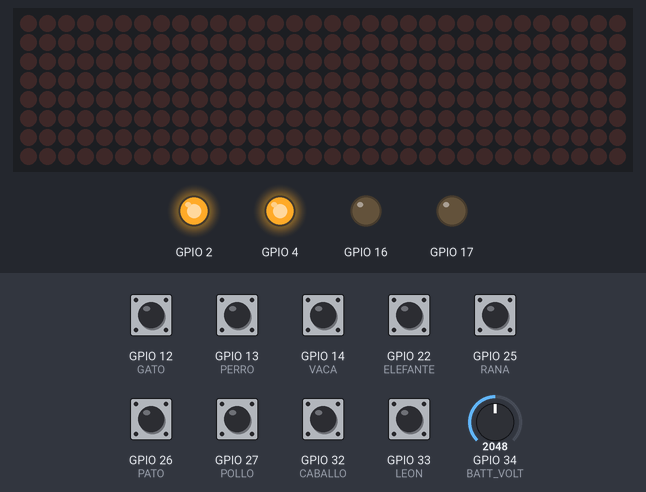
Bench run of a program on a simulated ESP32. Shown: 32×8 LED matrix, output pins drawn as LEDs (lit = HIGH). Inputs (shaded band) come from the test bench; at power-on: GPIO 12 (GATO), GPIO 13 (PERRO), GPIO 14 (VACA), GPIO 22 (ELEFANTE), GPIO 25 (RANA), GPIO 26 (PATO), GPIO 27 (POLLO), GPIO 32 (CABALLO), GPIO 33 (LEON) HIGH, GPIO 34 (BATT_VOLT) = 2048. WiFi joins after 1.5 s; servers stay silent unless stated; what the program prints to the serial monitor is not drawn.

Above: at 3.7 s.
3.8 s: GPIO 12 (GATO) pulled LOW for 0.15 s
At 4.9 s:
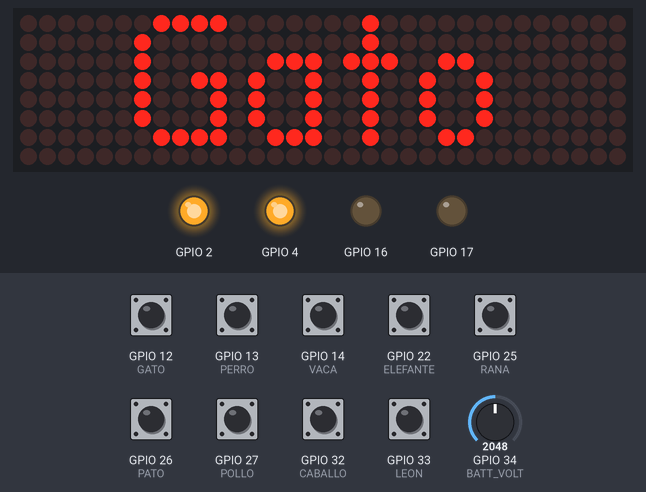
6.9 s: GPIO 22 (ELEFANTE) pulled LOW for 0.15 s
At 8.5 s:
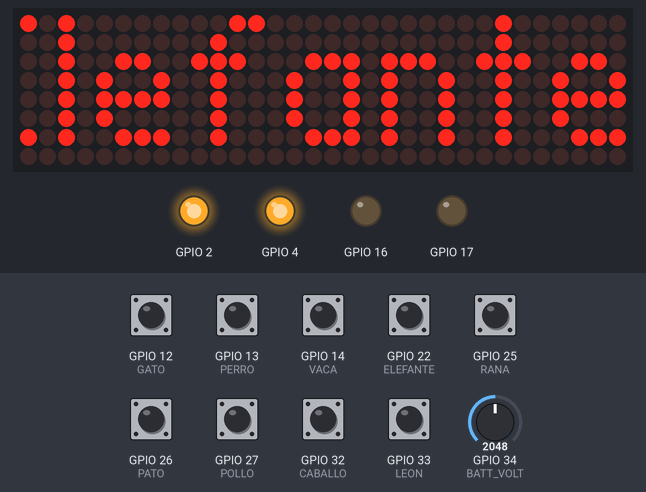
10.0 s: GPIO 13 (PERRO) pulled LOW for 0.15 s
At 11.5 s:
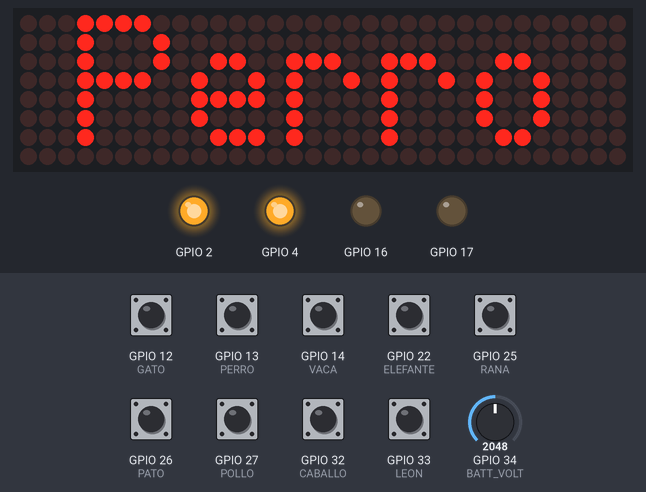
13.1 s: GPIO 14 (VACA) pulled LOW for 0.15 s
At 14.3 s:
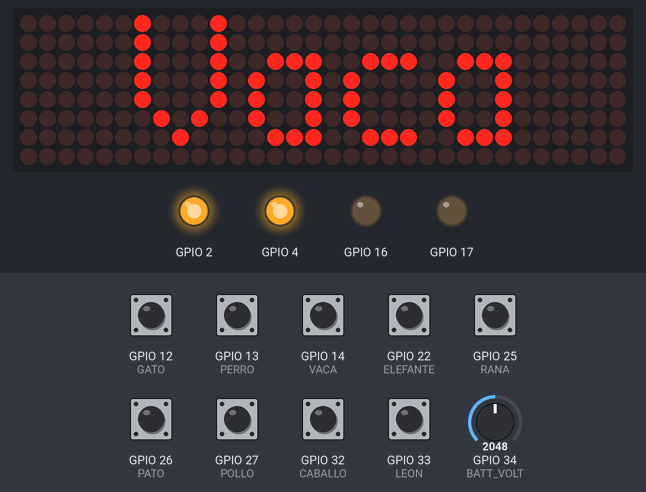
16.2 s: GPIO 25 (RANA) pulled LOW for 0.15 s
At 17.9 s:
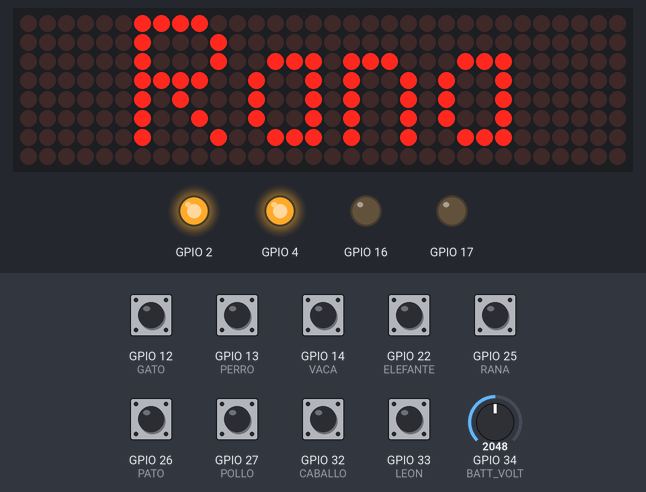
19.3 s: GPIO 26 (PATO) pulled LOW for 0.15 s
At 20.2 s:
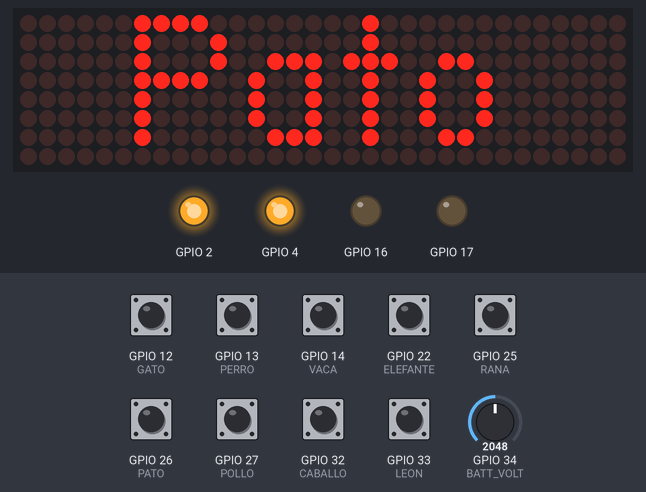
Timing chart, 0 to 22.3 s (numbered marks = the images above; inputs shaded):
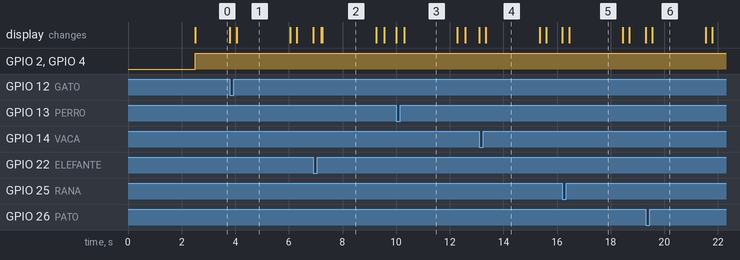

The program:

main.cpp
```cpp
#include <Arduino.h>
#include <MD_Parola.h>
#include <MD_MAX72xx.h>
#include <SPI.h>
#if defined(ESP32)
#include <WiFi.h>
#elif defined(ESP8266)
#include <ESP8266WiFi.h>
#endif
#include <ESP_Mail_Client.h>

#define WIFI_SSID "Pier iPhone SE"
#define WIFI_PASSWORD "hola1234"
#define SMTP_HOST "smtp.gmail.com"
#define SMTP_PORT 465
#define AUTHOR_EMAIL "espgameproject@gmail.com"
#define AUTHOR_PASSWORD "qwdrxnomqoqfjgvm"
#define RECIPIENT_EMAIL "bompir@hotmail.com"

#define HARDWARE_TYPE MD_MAX72XX::FC16_HW
#define MAX_DEVICES 4
#define CLK_PIN 18
#define DATA_PIN 23
#define CS_PIN 5


#define PERRO 13
#define GATO 12
#define VACA 14
#define POLLO 27
#define PATO 26
#define RANA 25
#define LEON 33
#define CABALLO 32
#define ELEFANTE 22

#define BATT_VOLT 34

/* Declare the global used SMTPSession object for SMTP transport */
SMTPSession smtp;

/* Callback function to get the Email sending status */
void smtpCallback(SMTP_Status status);

MD_Parola P = MD_Parola(HARDWARE_TYPE, CS_PIN, MAX_DEVICES);

int analog_value;
float battVoltage;


void batteryLevel()
{
  analog_value = analogRead(BATT_VOLT);
  battVoltage = analog_value * (3.3 / 4096);
  if (battVoltage >= 2.48)
  {
    digitalWrite(17, HIGH);
    digitalWrite(16, HIGH);
    digitalWrite(4, HIGH);
    digitalWrite(2, HIGH);
  }
  else if ((battVoltage >= 1.65) && (battVoltage < 2.48))
  {
    digitalWrite(17, LOW);
    digitalWrite(16, HIGH);
    digitalWrite(4, HIGH);
    digitalWrite(2, HIGH);
  }
  else if ((battVoltage >= 0.83) && (battVoltage < 1.65))
  {
    digitalWrite(17, LOW);
    digitalWrite(16, LOW);
    digitalWrite(4, HIGH);
    digitalWrite(2, HIGH);
  }
  else if (battVoltage < 0.83)
  {
    digitalWrite(17, LOW);
    digitalWrite(16, LOW);
    digitalWrite(4, LOW);
    digitalWrite(2, HIGH);
  }
}

void setup(void)
{
  Serial.begin(115200);
  Serial.println();
  WiFi.begin(WIFI_SSID, WIFI_PASSWORD);
  Serial.print("Connecting to Wi-Fi");
  while (WiFi.status() != WL_CONNECTED)
  {
    Serial.print(".");
    delay(300);
  }
  Serial.println();
  Serial.print("Connected with IP: ");
  Serial.println(WiFi.localIP());
  Serial.println();

  /*  Set the network reconnection option */
  MailClient.networkReconnect(true);

  /** Enable the debug via Serial port
   * 0 for no debugging
   * 1 for basic level debugging
   *
   * Debug port can be changed via ESP_MAIL_DEFAULT_DEBUG_PORT in ESP_Mail_FS.h
   */
  smtp.debug(1);

  /* Set the callback function to get the sending results */
  //smtp.callback(smtpCallback);

  /* Declare the Session_Config for user defined session credentials */
  Session_Config config;

  /* Set the session config */
  config.server.host_name = SMTP_HOST;
  config.server.port = SMTP_PORT;
  config.login.email = AUTHOR_EMAIL;
  config.login.password = AUTHOR_PASSWORD;
  config.login.user_domain = "";

  /*
  Set the NTP config time
  For times east of the Prime Meridian use 0-12
  For times west of the Prime Meridian add 12 to the offset.
  Ex. American/Denver GMT would be -6. 6 + 12 = 18
  See https://en.wikipedia.org/wiki/Time_zone for a list of the GMT/UTC timezone offsets
  */
  config.time.ntp_server = F("pool.ntp.org,time.nist.gov");
  config.time.gmt_offset = 3;
  config.time.day_light_offset = 0;

  /* Declare the message class */
  SMTP_Message message;

  /* Set the message headers */
  message.sender.name = F("ESP32_Project");
  message.sender.email = AUTHOR_EMAIL;
  message.subject = F("Device Boot-Up Notification");
  message.addRecipient(F("Everyone"), RECIPIENT_EMAIL);

  // Send raw text message
  String textMsg = "Hello World! - Sent from ESP board";
  message.text.content = textMsg.c_str();
  message.text.charSet = "us-ascii";
  message.text.transfer_encoding = Content_Transfer_Encoding::enc_7bit;

  message.priority = esp_mail_smtp_priority::esp_mail_smtp_priority_low;
  message.response.notify = esp_mail_smtp_notify_success | esp_mail_smtp_notify_failure | esp_mail_smtp_notify_delay;

  /* Connect to the server */
  if (!smtp.connect(&config))
  {
    ESP_MAIL_PRINTF("Connection error, Status Code: %d, Error Code: %d, Reason: %s", smtp.statusCode(), smtp.errorCode(), smtp.errorReason().c_str());
    return;
  }

  if (!smtp.isLoggedIn())
  {
    Serial.println("\nNot yet logged in.");
  }
  else
  {
    if (smtp.isAuthenticated())
      Serial.println("\nSuccessfully logged in.");
    else
      Serial.println("\nConnected with no Auth.");
  }

  /* Start sending Email and close the session */
  if (!MailClient.sendMail(&smtp, &message))
    ESP_MAIL_PRINTF("Error, Status Code: %d, Error Code: %d, Reason: %s", smtp.statusCode(), smtp.errorCode(), smtp.errorReason().c_str());

  P.begin();
  pinMode(PERRO, INPUT_PULLUP);
  pinMode(GATO, INPUT_PULLUP);
  pinMode(VACA, INPUT_PULLUP);
  pinMode(POLLO, INPUT_PULLUP);
  pinMode(PATO, INPUT_PULLUP);
  pinMode(RANA, INPUT_PULLUP);
  pinMode(LEON, INPUT_PULLUP);
  pinMode(CABALLO, INPUT_PULLUP);
  pinMode(ELEFANTE, INPUT_PULLUP);
  pinMode(BATT_VOLT, INPUT);
  pinMode(17, OUTPUT);
  pinMode(16, OUTPUT);
  pinMode(4, OUTPUT);
  pinMode(2, OUTPUT);

}
void loop()
{
  batteryLevel();
  if (P.displayAnimate() && (digitalRead(GATO) == 0))
  {
    Serial.write("GATO");
    P.displayClear();
    P.displayText("Gato", PA_CENTER, P.getSpeed(), 2000, PA_SCROLL_LEFT, PA_SCROLL_LEFT);
  }
  if (P.displayAnimate() && (digitalRead(PERRO) == 0))
  {
    Serial.write("PERRO");
    P.displayClear();
    P.displayText("Perro", PA_CENTER, P.getSpeed(), 2000, PA_SCROLL_LEFT, PA_SCROLL_LEFT);
  }
  if (P.displayAnimate() && (digitalRead(CABALLO) == 0))
  {
    Serial.write("CABALLO");
    P.displayClear();
    P.displayText("Caballo", PA_CENTER, P.getSpeed(), 2000, PA_SCROLL_LEFT, PA_SCROLL_LEFT);
  }
  if (P.displayAnimate() && (digitalRead(LEON) == 0))
  {
    Serial.write("LEON");
    P.displayClear();
    P.displayText("Leon", PA_CENTER, P.getSpeed(), 2000, PA_SCROLL_LEFT, PA_SCROLL_LEFT);
  }
  if (P.displayAnimate() && (digitalRead(RANA) == 0))
  {
    Serial.write("RANA");
    P.displayClear();
    P.displayText("Rana", PA_CENTER, P.getSpeed(), 2000, PA_SCROLL_LEFT, PA_SCROLL_LEFT);
  }
  if (P.displayAnimate() && (digitalRead(PATO) == 0))
  {
    Serial.write("PATO");
    P.displayClear();
    P.displayText("Pato", PA_CENTER, P.getSpeed(), 2000, PA_SCROLL_LEFT, PA_SCROLL_LEFT);
  }
  if (P.displayAnimate() && (digitalRead(POLLO) == 0))
  {
    Serial.write("POLLO");
    P.displayClear();
    P.displayText("Gallina", PA_CENTER, P.getSpeed(), 2000, PA_SCROLL_LEFT, PA_SCROLL_LEFT);
  }
  if (P.displayAnimate() && (digitalRead(VACA) == 0))
  {
    Serial.write("VACA");
    P.displayClear();
    P.displayText("Vaca", PA_CENTER, P.getSpeed(), 2000, PA_SCROLL_LEFT, PA_SCROLL_LEFT);
  }
  if (P.displayAnimate() && (digitalRead(ELEFANTE) == 0))
  {
    Serial.write("ELEFANTE");
    P.displayClear();
    P.displayText("Elefante", PA_CENTER, P.getSpeed(), 2000, PA_SCROLL_LEFT, PA_SCROLL_LEFT);
  }
}
```

Measured:
- after the input at 3.8 s, the display: first changes at once (image 1 shows a later state)
- after the input at 6.9 s, the display: first changes at once (image 2 shows a later state)
- after the input at 10.0 s, the display: first changes at once (image 3 shows a later state)
- after the input at 13.1 s, the display: first changes at once (image 4 shows a later state)
- after the input at 16.2 s, the display: first changes at once (image 5 shows a later state)
- after the input at 19.3 s, the display: first changes at once (image 6 shows a later state)
- what the display in image 1 shows lasts 2.0 s, from 4.1 s to 6.1 s
